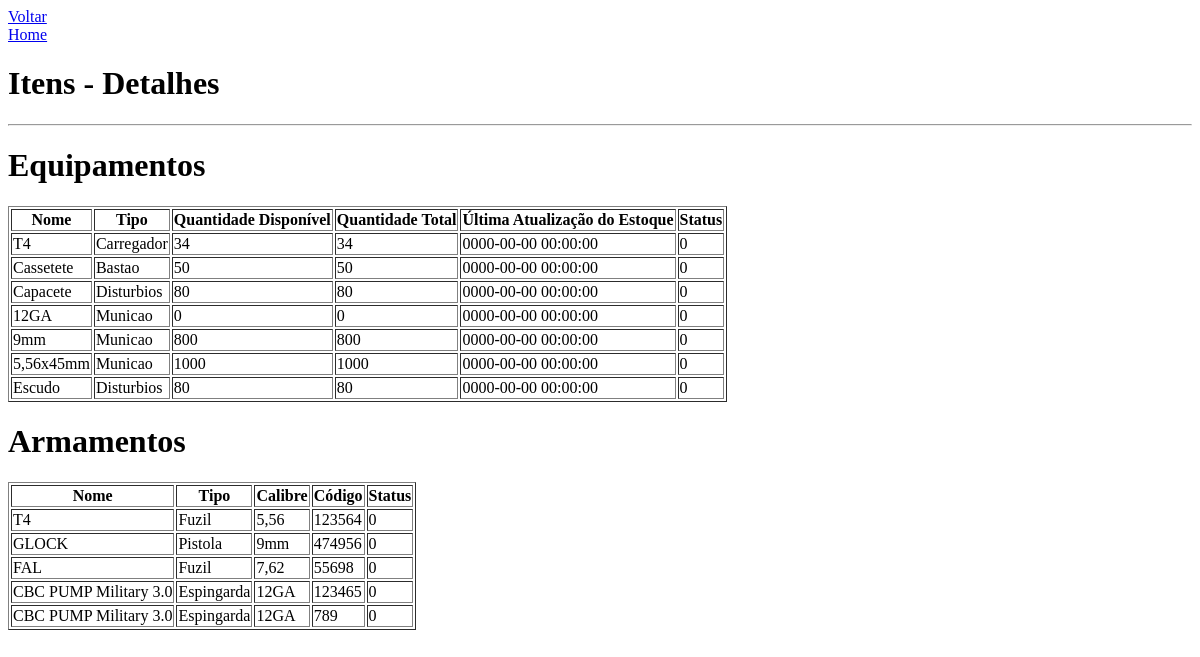
/verDetalhesItens.php, run on an earlier commit of the app's database.
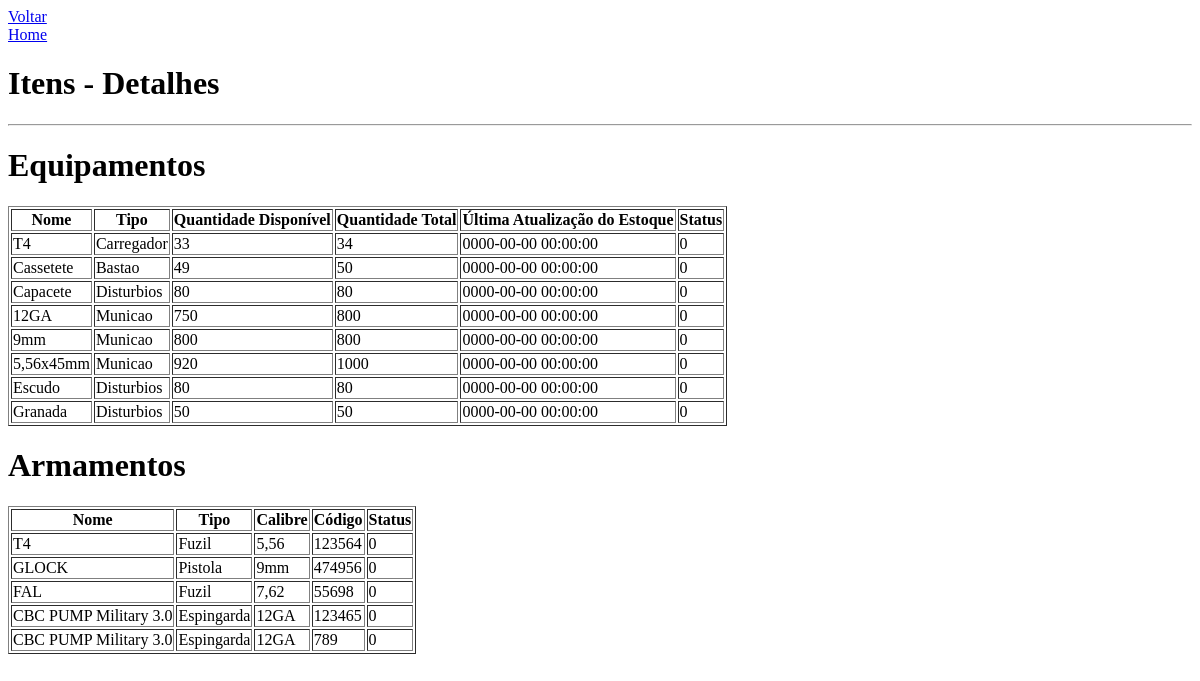
And on a later commit of the database.
### tables this page shows
CREATE TABLE IF NOT EXISTS `equipamentos` (
  `id_equipamento` int NOT NULL AUTO_INCREMENT,
  `nome_equipamento` varchar(255) NOT NULL,
  `tipo_equipamento` text NOT NULL,
  `quantidade_equipamento` int NOT NULL,
  `quantidade_disponivel_equipamento` int NOT NULL,
  `data_cadastro_equipamento` datetime NOT NULL,
  `status_equipamento` int NOT NULL,
  PRIMARY KEY (`id_equipamento`)
);

CREATE TABLE IF NOT EXISTS `armamentos` (
  `id_armamento` int NOT NULL AUTO_INCREMENT,
  `nome_armamento` varchar(255) NOT NULL,
  `tipo_armamento` text NOT NULL,
  `calibre_armamento` text NOT NULL,
  `codigo_armamento` int NOT NULL,
  `status_armamento` int NOT NULL,
  PRIMARY KEY (`id_armamento`)
);

### verDetalhesItens.php (the view, shortened to what this page needs)
<?php
include("conecta.php");
$sqlArmamentos = "SELECT * FROM armamentos  ORDER BY nome_armamento DESC";
$sqlEquipamentos = "SELECT * FROM equipamentos";
$queryArmamentos = mysqli_query($conexao, $sqlArmamentos);
$queryEquipamentos = mysqli_query($conexao, $sqlEquipamentos);
?>
<!DOCTYPE html>
<html lang="pt-br">
<head>
</head>
<body>
    <a href="equipamentos.php">Voltar</a><br>
    <a href="homeQuarteleiro.php">Home</a>
    <h1>Itens - Detalhes</h1>
    <hr>
      <h1>Equipamentos</h1>
    <?php
 echo "<table border='1'>
        <thead>
            <tr>
                <th>Nome</th>
                <th>Tipo</th>
                <th>Quantidade Disponível</th>
                <th>Quantidade Total</th>
                <th>Última Atualização do Estoque</th>
                <th>Status</th>
            </tr>
        </thead>
        <tbody>";
    while ($dadosEquip = mysqli_fetch_array($queryEquipamentos)) {
        $nome = $dadosEquip['nome_equipamento'];
        $tipo = $dadosEquip['tipo_equipamento'];
        $quantidadeTotal = $dadosEquip['quantidade_equipamento'];
        $quantidadeDisponivel = $quantidadeTotal - $dadosEquip['quantidade_disponivel_equipamento'];
        $dataCadastro = $dadosEquip['data_cadastro_equipamento'];
        $statusEquip = $dadosEquip['status_equipamento'];
        echo "<tr>
            <td>$nome</td>
            <td>$tipo</td>
            <td>$quantidadeDisponivel</td>
            <td>$quantidadeTotal</td>
            <td>$dataCadastro</td>
            <td>$statusEquip</td>
        </tr>";
    }
    echo "</tbody></table>";
 ?>
    <h1>Armamentos</h1>
    <?php
    echo "<table border='1'>
        <thead>
            <tr>
                <th>Nome</th>
                <th>Tipo</th>
                <th>Calibre</th>
                <th>Código</th>
                <th>Status</th>
            </tr>
        </thead>
        <tbody>";
    while ($dadosArma = mysqli_fetch_array($queryArmamentos)) {
        $nome = $dadosArma['nome_armamento'];
        $tipo = $dadosArma['tipo_armamento'];
        $calibre = $dadosArma['calibre_armamento'];
        $codigo = $dadosArma['codigo_armamento'];
        $statusArma = $dadosArma['status_armamento'];
        echo "<tr>
            <td>$nome</td>
            <td>$tipo</td>
            <td>$calibre</td>
            <td>$codigo</td>
            <td>$statusArma</td>
        </tr>";
    }
    echo "</tbody></table>";
    ?>
</body>
</html>

What changed in the data, as far as the page shows it:
changed equipamentos "Carregador": quantidadeDisponivel "34" → "33"
changed equipamentos "Cassetete": quantidadeDisponivel "50" → "49"
changed equipamentos "12GA": quantidadeDisponivel "0" → "750"; quantidade_equipamento "0" → "800"
changed equipamentos "5,56x45mm": quantidadeDisponivel "1000" → "920"
added equipamentos: nome_equipamento "Granada", tipo_equipamento "Disturbios", quantidade_equipamento "50", data_cadastro_equipamento "0000-00-00 00:00:00", status_equipamento "0"
